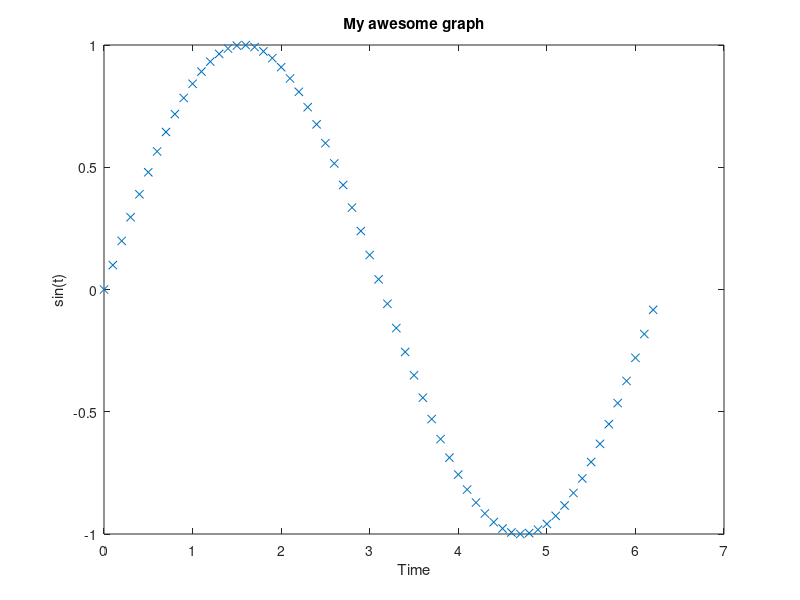

Recreate this plot in MATLAB.
%%
for i = 1 : 10
disp(i); % print 1 ~ 10
end

%%
x = 0;
for i = 1 : 10
x = x + i;
disp(x); % print 1 ~ 55
end

%%
x = 5;
if(x < 10)
disp(x-5);
else
disp(x+5);
end % print 0

%%
1:10 % 1 2 3 4 5 6 7 8 9 10
cumsum(1:10) % 1 3 6 10 15 21 28 36 45 55

%%
t=[0:0.1:3.14*2]
x = sin(t);
size(t)
plot(t,x) % print graph(figure)
plot(t,x,'x')
xlabel('Time')
ylabel('sin(t)')
title('My awesome graph')

